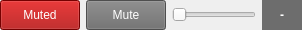
     <widget class="QWidget" name="VolumeSliderControl" native="true">
      <property name="sizePolicy">
       <sizepolicy hsizetype="Expanding" vsizetype="Fixed">
        <horstretch>0</horstretch>
        <verstretch>0</verstretch>
       </sizepolicy>
      </property>
      <property name="minimumSize">
       <size>
        <width>0</width>
        <height>30</height>
       </size>
      </property>
      <property name="maximumSize">
       <size>
        <width>16777215</width>
        <height>30</height>
       </size>
      </property>
      <layout class="QHBoxLayout" name="Layout_Volume">
       <property name="leftMargin">
        <number>0</number>
       </property>
       <property name="topMargin">
        <number>0</number>
       </property>
       <property name="rightMargin">
        <number>0</number>
       </property>
       <property name="bottomMargin">
        <number>0</number>
       </property>
       <item>
        <widget class="QPushButton" name="pushButtonUnMute">
         <property name="sizePolicy">
          <sizepolicy hsizetype="Fixed" vsizetype="Fixed">
           <horstretch>0</horstretch>
           <verstretch>0</verstretch>
          </sizepolicy>
         </property>
         <property name="minimumSize">
          <size>
           <width>80</width>
           <height>30</height>
          </size>
         </property>
         <property name="maximumSize">
          <size>
           <width>80</width>
           <height>30</height>
          </size>
         </property>
         <property name="styleSheet">
          <string notr="true">color: rgb(255, 255, 255);
background-color: rgb(164, 0, 0);
          </string>
         </property>
         <property name="text">
          <string>Muted</string>
         </property>
        </widget>
       </item>
       <item>
        <widget class="QPushButton" name="pushButtonMute">
         <property name="sizePolicy">
          <sizepolicy hsizetype="Fixed" vsizetype="Fixed">
           <horstretch>0</horstretch>
           <verstretch>0</verstretch>
          </sizepolicy>
         </property>
         <property name="minimumSize">
          <size>
           <width>80</width>
           <height>30</height>
          </size>
         </property>
         <property name="maximumSize">
          <size>
           <width>80</width>
           <height>30</height>
          </size>
         </property>
         <property name="styleSheet">
          <string notr="true">color: rgb(255, 255, 255);
background-color: #6d6d6d;</string>
         </property>
         <property name="text">
          <string>Mute</string>
         </property>
         <property name="flat">
          <bool>false</bool>
         </property>
        </widget>
       </item>
       <item>
        <widget class="QSlider" name="horizontalSliderVolume">
         <property name="sizePolicy">
          <sizepolicy hsizetype="Expanding" vsizetype="Minimum">
           <horstretch>0</horstretch>
           <verstretch>0</verstretch>
          </sizepolicy>
         </property>
         <property name="minimumSize">
          <size>
           <width>0</width>
           <height>30</height>
          </size>
         </property>
         <property name="styleSheet">
          <string notr="true">QSlider::groove:horizontal { background: #6d6d6d; height: 32px;}
QSlider::handle:horizontal { background: rgb(64, 191, 191); height: 52px; width: 52px; margin: 0 0;};
outline: none;</string>
         </property>
         <property name="maximum">
          <number>100</number>
         </property>
         <property name="orientation">
          <enum>Qt::Horizontal</enum>
         </property>
        </widget>
       </item>
       <item>
        <widget class="QLabel" name="volumeValueLabel">
         <property name="sizePolicy">
          <sizepolicy hsizetype="Preferred" vsizetype="Minimum">
           <horstretch>0</horstretch>
           <verstretch>0</verstretch>
          </sizepolicy>
         </property>
         <property name="minimumSize">
          <size>
           <width>40</width>
           <height>30</height>
          </size>
         </property>
         <property name="maximumSize">
          <size>
           <width>40</width>
           <height>16777215</height>
          </size>
         </property>
         <property name="font">
          <font>
           <weight>75</weight>
           <bold>true</bold>
          </font>
         </property>
         <property name="styleSheet">
          <string notr="true">color: rgb(255, 255, 255);
background-color: #6d6d6d;</string>
         </property>
         <property name="text">
          <string>-</string>
         </property>
         <property name="alignment">
          <set>Qt::AlignCenter</set>
         </property>
        </widget>
       </item>
      </layout>
     </widget>
